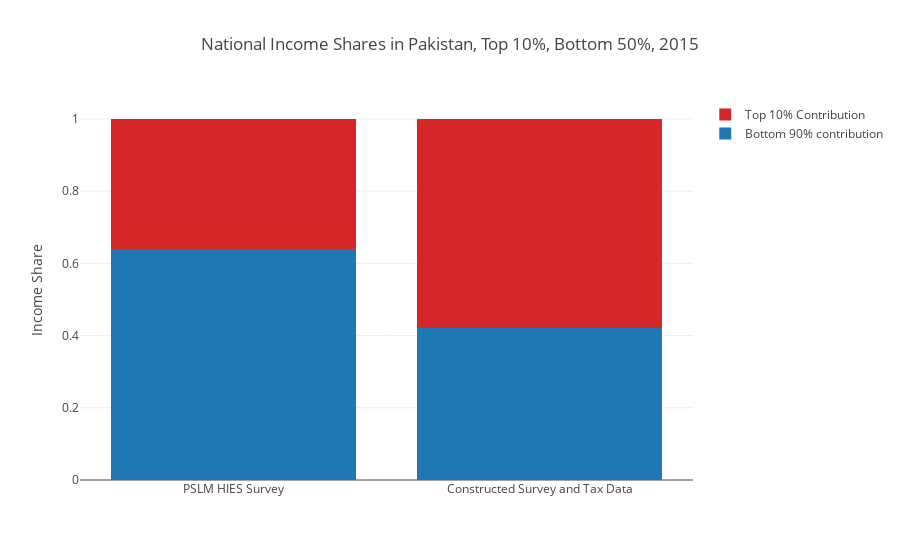

Write notebook code for a chart like this one.
### Markdown cell above
We can see how our tax data corrects the survey data. The change is rather significant. We will show a few different splits.

### Code cell
x=["PSLM HIES Survey", "Constructed Survey and Tax Data"]

trace1 = go.Bar(
    x=x,
    y=[calculate_income_share("salaried", 2015, 0.9, top=False, t_func_diff=True, t_func=get_survey_table), 
       calculate_income_share("salaried", 2015, 0.9, top=False)],
    name='Bottom 90% contribution',
    marker = dict(color = ('rgb(31, 119, 180)'))   
)
trace2 = go.Bar(
    x=x,
    y=[calculate_income_share("salaried", 2015, 0.1, t_func_diff=True, t_func=get_survey_table), 
       calculate_income_share("salaried", 2015, 0.1)],
    name='Top 10% Contribution',
    marker = dict(color = ('rgb(214, 39, 40)'))
)

data = [trace1, trace2]

layout = dict(title = 'National Income Shares in Pakistan, Top 10%, Bottom 50%, 2015',
              yaxis = dict(title = 'Income Share'),
              barmode='stack'
              )

top10_2015 = plotly.offline.iplot({
    "data": data,
    "layout": layout
})
top10_2015

### Figure 1 — Plotly figure (JSON) as saved in the notebook; plotly's stock layout.template omitted (floating-point values rounded to 4 significant figures)
{"data": [{"marker": {"color": "rgb(31, 119, 180)"}, "name": "Bottom 90% contribution", "type": "bar", "x": ["PSLM HIES Survey", "Constructed Survey and Tax Data"], "y": [0.64, 0.42]}, {"marker": {"color": "rgb(214, 39, 40)"}, "name": "Top 10% Contribution", "type": "bar", "x": ["PSLM HIES Survey", "Constructed Survey and Tax Data"], "y": [0.36, 0.58]}], "layout": {"barmode": "stack", "title": "National Income Shares in Pakistan, Top 10%, Bottom 50%, 2015", "yaxis": {"title": "Income Share"}}}
